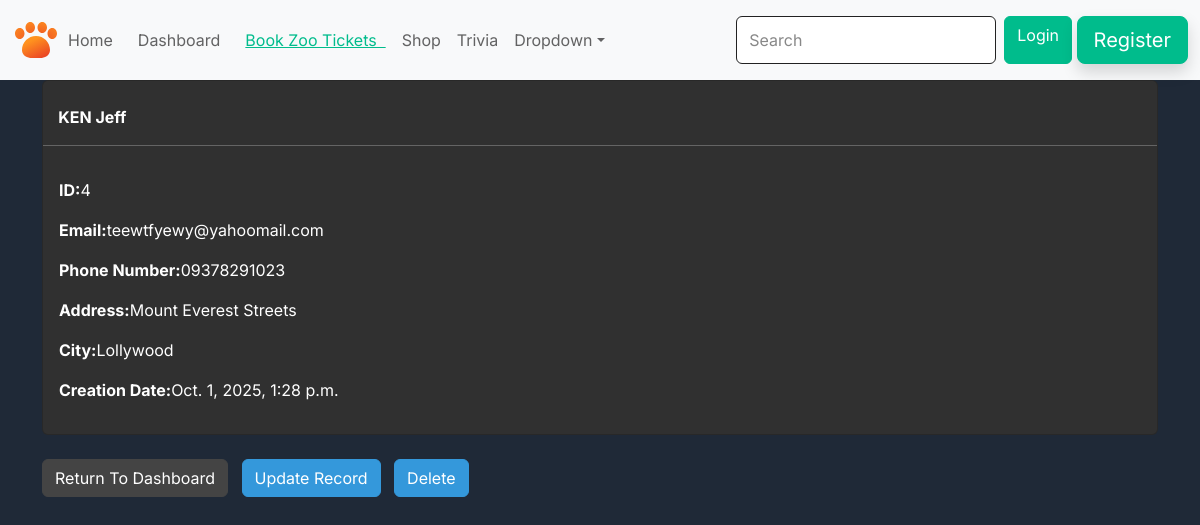
/view_record/4/ (signed in), run on an earlier commit of the app's database.
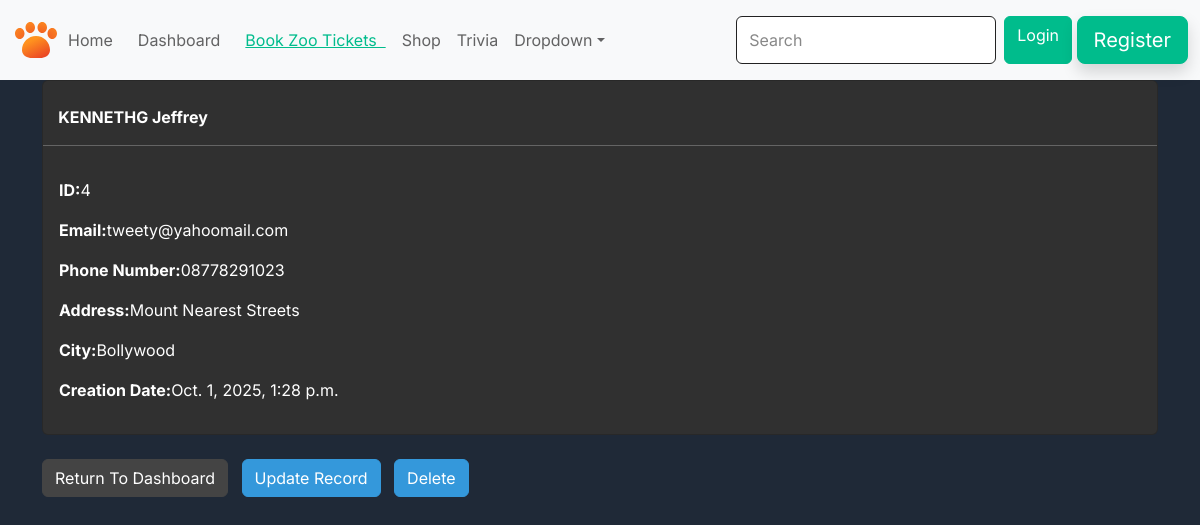
And on a later commit of the database.
### website/models.py (models this page shows, shortened)
class Record(models.Model):  # Model for the record in dashboard
    first_name = models.CharField(max_length=100)
    last_name = models.CharField(max_length=100)
    email = models.CharField(max_length=100)
    phone = models.CharField(max_length=15)
    address = models.CharField(max_length=100)
    city = models.CharField(max_length=50)
    creation_date = models.DateTimeField(auto_now_add=True)

### website/views.py (the view)
# urls.py: path('view_record/<int:pk>/', views.view_record,name="view_record"),
@login_required(login_url='my-login')
def view_record(request,pk):
    one_record = Record.objects.get(id=pk)
    context = {'record':one_record}
    return render(request, 'pages/view-record.html', context=context)

### website/template/pages/view-record.html (shortened to what this page needs)
{% extends "pages/base.html" %}
{% block content %}
    <div class="card">
        <strong>
            <br>
            {{record.last_name|upper}}
            {{record.first_name}}
        </strong>
        <hr>
        <div class="card-body">
            <p> <strong>ID:</strong>{{record.id}}</p>
            <p> <strong>Email:</strong>{{record.email}}</p>
            <p> <strong>Phone Number:</strong>{{record.phone}}</p>
            <p> <strong>Address:</strong>{{record.address}}</p>
            <p> <strong>City:</strong>{{record.city}}</p>
            <p> <strong>Creation Date:</strong>{{record.creation_date}}</p>
        </div>
    </div>
    <br>
    <a href="{% url 'dashboard' %}" class="btn btn-secondary"> Return To Dashboard </a>
    <a href="{% url 'update-record' record.id %}" class="btn btn-info"> Update Record</a>
    <a  href="{% url 'delete-record' record.id %}" class="btn btn-info"> Delete</a>
{% endblock %}

What changed in the data, as far as the page shows it:
changed Record id 4: last_name "KEN" → "KENNETHG"; first_name "Jeff" → "Jeffrey"; email "teewtfyewy@yahoomail.com" → "tweety@yahoomail.com"; phone "09378291023" → "08778291023"; address "Mount Everest Streets" → "Mount Nearest Streets"; city "Lollywood" → "Bollywood"
